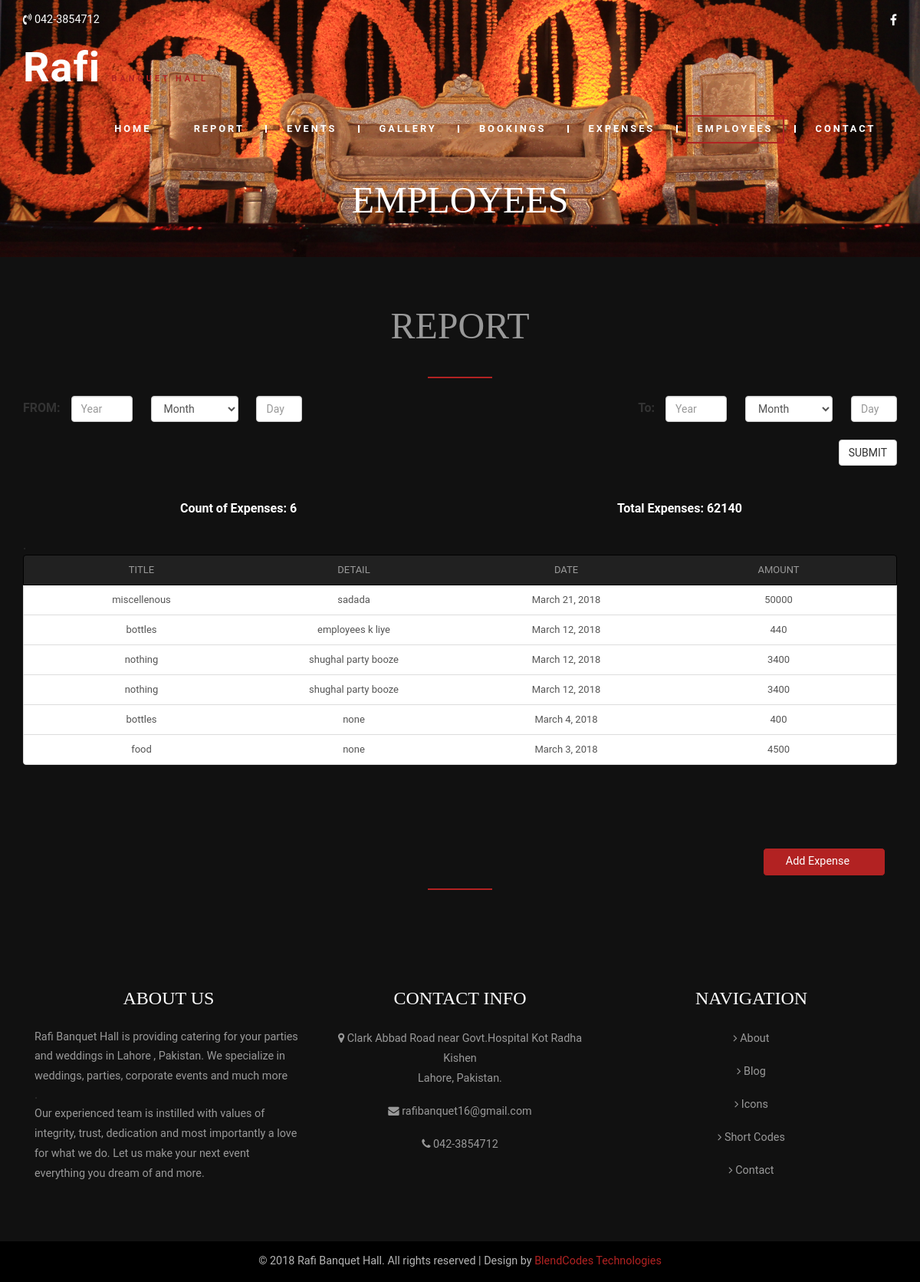
/realapp/ereport/Gen_Expense/, run on the app's committed database.
### realapp/models.py (models this page shows)
class Expense(models.Model):
    expense_id=models.AutoField(primary_key=True)
    expense_event_id=models.ForeignKey(Event,null=True)
    expense_title=models.CharField(max_length=100)
    expense_date=models.DateField()
    expense_details=models.TextField()
    expense_amount=models.BigIntegerField()
    def __str__(self):
        return str(self.expense_id)

### realapp/views.py (the view)
def Gen_Expense(request):
    expense_list = []
    count=0
    t_expense=0
    obj = realapp.models.Expense.objects.filter(expense_date__month=str(datetime.datetime.today().month),
                                                expense_event_id__isnull=True).order_by('-expense_date')
    if obj.count() > 0:
        print(obj)
    if obj.count() > 0:
        for expense in obj:
            count=count+1
            t_expense=t_expense+expense.expense_amount
            expense_list.append({'expense_id': expense.expense_id, 'expense_event_id': expense.expense_event_id,
                                 'expense_title': expense.expense_title, 'expense_date': expense.expense_date,
                                 'expense_details': expense.expense_details, 'expense_amount': expense.expense_amount})
    report_list=[]
    report_list.append({'count':count,'t_expense':t_expense})
    return render(request, 'realapp/Gen_Expense.html', {'expense_list': expense_list,'report_list':report_list})

### templates/realapp/Gen_Expense.html (shortened to what this page needs)
<!DOCTYPE html>
{% load staticfiles %}
<html lang="en">
    <head>
        <link href="{% static 'css/bootstrap.css' %}" rel="stylesheet" type="text/css" media="all" />
        <link rel="stylesheet" href="{% static 'css/style.css' %}" type="text/css" media="all" />
       <link rel="stylesheet" href="{% static 'css/employee.css' %}" type="text/css" media="all" />
        <link rel="stylesheet" href="{% static 'css/ereport.css' %}" type="text/css" media="all" />
        <link href="{% static 'css/font-awesome.css' %}" rel="stylesheet">
    </head>
    <body>
        <div class="banner-top jarallax">
            <div class="header-top">
                <div class="container">
                    <div class="header-top-grids">
                        <div class="header-top-left">
                            <p><i class="fa fa-volume-control-phone" aria-hidden="true"></i> 042-3854712</p>
                        </div>
                        <div class="header-top-right">
                            <div class="social-grids">
                                <ul>
                                    <li><a href="#"><i class="fa fa-facebook"></i></a></li>
                                </ul>
                            </div>
                            <div class="clearfix"> </div>
                        </div>
                        <div class="clearfix"> </div>
                    </div>
                </div>
            </div>
            <div class="head">
                <div class="container">
                    <div class="navbar-top">
                        <div class="navbar-header">
                            <div class="navbar-brand logo ">
                                <h1><a href="{% url 'index' %}">Rafi <span>Banquet Hall</span></a></h1>
                            </div>
                        </div>
                        <div class="collapse navbar-collapse" id="bs-example-navbar-collapse-1">
                            <ul class="nav navbar-nav link-effect-4">
                                <li class="first-list"><a href="{% url 'index' %}">Home</a> </li>
                                <li class="first-list"><a href="{% url 'realapp:ereport' %}">report</a> </li>
                                <li><a href="{% url 'realapp:Events' %}">Events</a></li>
                                <li><a href="{% url 'realapp:gallery' %}">Gallery</a></li>
                                <li><a href="{% url 'realapp:about' %}">Bookings</a> </li>
                                <li >
                                    <a href="{% url 'realapp:Gen_Expense' %}" >Expenses</a></li>
                                <li class="active"><a href="{% url 'realapp:employee' %}">Employees</a></li>
                                <li><a href="{% url 'realapp:contact' %}">Contact</a></li>
                            </ul>
                        </div>
                    </div>
                </div>
            </div>
            <div class="agileinfo-banner">
                <div class="container">
                    <h2>Employees</h2>
                </div>
            </div>
        </div>
        <div class="blog">
            <div class="heading-grid"><h3 style="color:#999;">Report</h3></div> <br>
            <div class="heading-border"></div><br>
            <div class="container">
                <div class="agile-blog-grids">
                    <div class="row">
                        <div class="col-lg-12 " >
                            <form id="sform" class="form-inline" action="{% url 'realapp:filter_gen_expense' %}" method="post">
                                <div class="form-group">
                                    <label style="margin-right:10px;"><b>FROM:   </b></label>
                                    <input type="text" name="year1" class="form-control" id="Year1" placeholder="Year" style="width:80px;">
                                </div>
                                <div class="form-group" style="margin-left:20px;">
                                    <select name="month1" class="form-control" placeholder="Month">
                                        <option value="">Month</option>
                                    </select>
                                </div>
                                <div class="form-group" style="margin-left:20px">
                                    <input type="text" name="day1" class="form-control" id="Day" placeholder="Day" style="width:60px;">
                                </div>
                                <div class="pull-right">
                                <div class="form-group">
                                    <label style="margin-right:10px; margin-left:40px;"><b>To:   </b></label>
                                    <input type="text" name="year2" class="form-control" id="Year2" placeholder="Year" style="width:80px;">
                                </div>
                                <div class="form-group" style="margin-left:20px;">
                                    <select name="month2" class="form-control" placeholder="Month">
                                        <option value="">Month</option>
                                    </select>
                                </div>
                                <div class="form-group" style="margin-left:20px">
                                    <input type="text" name="day2" class="form-control" id="Day" placeholder="Day" style="width:60px;">
                                </div>
                                </div>
                            </form>
                            <div class="clearfix"></div><br>
                            <input class="btn btn-default cancel-btn pull-right" type="submit" name="submit" value="SUBMIT" form="sform">
                            <div class="clearfix"></div>
                            <br><br>
                            {% if report_list %}
                            {% for i in report_list %}
                            <span class="col-lg-4 col-lg-offset-2 font4">Count of Expenses: {{i.count}}</span>
                            <span class="col-lg-4 col-lg-offset-2 font4">Total Expenses: {{i.t_expense}}</span>
                            <br><br>
                            {% endfor %}
                            {% else %}
                            <span class="col-lg-4 col-lg-offset-2 font4">Count of Expenses: {{i.count}}</span>
                            <span class="col-lg-4 col-lg-offset-2 font4">Total Expenses: {{i.t_expense}}</span>
                            <br><br>
                            {% endif %}
                            .
                            <div class="list-group" id="list1">
                                <a href="#" class="list-group-item active" id="backcolor" style="height:40px;">
                                    <span class="col-lg-3" style="font-size:13px; text-align:center">TITLE</span>
                                    <span class="col-lg-3" style="font-size:13px; text-align:center">DETAIL</span>
                                    <span class="col-lg-3" style="font-size:13px; text-align:center">DATE</span>
                                    <span class="col-lg-3" style="font-size:13px; text-align:center">AMOUNT</span></a>
                                {% for i in expense_list %}
                                <a href="/genform/{{i.expense_id}}/" class="list-group-item record" style="height:40px;">
                                    <span class="col-lg-3" style="font-size:13px; text-align:center">{{i.expense_title}}</span>
                                    <span class="col-lg-3" style="font-size:13px; text-align:center">{{i.expense_details}}</span>
                                    <span class="col-lg-3" style="font-size:13px; text-align:center">{{i.expense_date}}</span>
                                    <span class="col-lg-3" style="font-size:13px; text-align:center">{{i.expense_amount}}</span>
                                </a>
                                {% endfor %}
                            </div>
                            <br><br>
                            <div class="col-md-2 pull-right">
                                <a href="#Daily_Expenses" data-toggle="modal" class="btn-block attendance-btn " ><span style="text-align:center;">Add Expense</span></a>
                            </div>
                                        </div>
                                    </div>
                                </div>
                            <div class="heading-border"></div>
                        </div>
                    </div>
        <div class="footer-bottom">
            <div class="container">
                <div class="footer_grids">
                    <div class="col-md-4 footer_grid">
                        <h3>About Us</h3>
                        <p>Rafi Banquet Hall is providing catering for your parties and weddings in Lahore , Pakistan. We specialize in weddings, parties, corporate events and much more</p>.
                        <p>Our experienced team is instilled with values of integrity, trust, dedication and most importantly a love for what we do. Let us make your next event everything you dream of and more.</p>
                    </div>
                    <div class="col-md-4 footer_grid">
                        <h3>Contact Info</h3>
                        <ul>
                            <li><i class="fa fa-map-marker" aria-hidden="true"></i> Clark Abbad Road near Govt.Hospital Kot Radha Kishen <span>Lahore, Pakistan.</span></li>
                            <li><i class="fa fa-envelope" aria-hidden="true"></i> <a href="mailto:rafibanquet16@gmail.com">rafibanquet16@gmail.com</a></li>
                            <li><i class="fa fa-phone" aria-hidden="true"></i> 042-3854712</li>
                        </ul>
                    </div>
                    <div class="col-md-4 footer_grid footer_grid1">
                        <h3>Navigation</h3>
                        <ul>
                            <li><i class="fa fa-angle-right" aria-hidden="true"></i> <a href="about.html">About</a></li>
                            <li><i class="fa fa-angle-right" aria-hidden="true"></i> <a href="blog.html">Blog</a></li>
                            <li><i class="fa fa-angle-right" aria-hidden="true"></i> <a href="icons.html">Icons</a></li>
                            <li><i class="fa fa-angle-right" aria-hidden="true"></i> <a href="codes.html">Short Codes</a></li>
                            <li><i class="fa fa-angle-right" aria-hidden="true"></i> <a href="gallery.html">Contact</a></li>
                        </ul>
                    </div>
                    <div class="clearfix"> </div>
                </div>
            </div>
        </div>
        <div class="copyright">
            <div class="container">
                <p>© 2018 Rafi Banquet Hall. All rights reserved | Design by <a href="www.blendcodes.com">BlendCodes Technologies</a></p>
            </div>
        </div>
    </body>
</html>

### static/css/style.css (style rules this page uses)
body a { transition: 0.5s all; -webkit-transition: 0.5s all; -o-transition: 0.5s all; -moz-transition: 0.5s all; -ms-transition: 0.5s all; }
html, body { font-size: 100%; font-family: 'Roboto', sans-serif; }
body { background:#FFF; }
.attendance-btn,.expense-form input[type="submit"] { outline: none; color: #FFFFFF; padding: 0.5em 2em; font-size: .9em; margin: 1em 0 0 0; -webkit-appearance: none; background: firebrick; border-radius: 5px; transition: 0.5s all; border: 1px solid #111; -webkit-transition: 0.5s all; transition: 0.5s all; -moz-transition: 0.5s all; }
.banner-top { background: url('../images/2.jpg') no-repeat 0px 0px; position: relative; background-size: cover; background-repeat: no-repeat; background-position: 50% 50%; }
.header-top { padding: 1em 0em; }
.header-top-left { float: left; width: 15%; }
.header-top-left p,.header-top-right-text p { color:#FFF; font-size:.9em; margin:0; }
.header-top-right { float: right; }
.social-grids { float: left; }
.social-grids { margin-left: 0; }
.social-grids ul { padding:0; margin:0; }
.social-grids ul li { display: inline-block; }
.social-grids ul li a { color: #FFFFFF; text-align: center; }
.logo h1 { margin: .1em 0 0 0; }
.logo h1 a { text-decoration: none; color: #ffffff; letter-spacing: 1px; font-size: 1.5em; font-weight: 600; }
.logo h1 a span { font-size: .2em; color: firebrick; font-family: 'Roboto', sans-serif; text-transform: uppercase; letter-spacing: 4px; margin: .5em 0 0 0; }
.navbar-brand { height: auto; padding: 0; font-size: 18px; line-height: 20px; }
.navbar-nav { float: right; margin-top: 2em; }
div#bs-example-navbar-collapse-1 { padding: 0; }
.navbar-nav li:after { content: ""; position: absolute; background: #FFFFFF; height: 10px; width: 2px; top: 13px; }
.navbar-nav li.first-list:after,ul.dropdown-menu li:after { background: none !important; width: 0px !important; }
ul.nav.navbar-nav li a { font-size: .8em; color: #FFF; margin: 0 1em; padding: .5em 1em; font-weight: 600; text-transform: uppercase; letter-spacing: 3px; border: solid 2px rgba(255, 255, 255, 0); }
ul.nav.navbar-nav li.active a { color: #FFF; background: none; border: solid 2px firebrick; }
.welcome,.why-choose,.agileinfo-dot,.news,.about-top,.wthree-dot,.team,.gallery,.blog,.contact-top { padding:3em 0; }
.heading-grid { text-align:center; }
.heading-grid h2,.heading-grid h3,.agileinfo-banner h2 { color: #212121; font-size: 3em; margin: 0; font-family: 'Droid Serif', serif; text-transform: uppercase; }
.heading-border { background: firebrick; height: 2px; width: 84px; margin: 1em auto 0; }
.jarallax { position: relative; background-size: cover; background-repeat: no-repeat; background-position: 50% 50%; }
.footer-bottom { padding: 4em 0; background: #111; }
.footer_grid h3 { font-size: 1.5em; color: #ffffff; margin: 0 0 1em; font-family: 'Droid Serif', serif; text-transform: uppercase; text-align: center; }
.footer_grid p { font-size:.9em; color:#999999; line-height:1.8em; margin:0; }
.footer_grid ul { margin:0; padding:0; text-align: center; }
.footer_grid ul li { list-style-type:none; color:#999999; font-size:.9em; margin-bottom: 1em; line-height: 1.8em; }
.footer_grid ul li i { line-height: 2em; }
.footer_grid ul li span { display:block; }
.footer_grid1 ul li { margin-bottom:1em; }
.footer_grid ul li a { color:#999; text-decoration:none; }
.copyright { padding:1em 0; background:#000000; }
.copyright p { color:#b5b5b5; font-size:.9em; margin:0; text-align:center; }
.copyright p a { color:firebrick; text-decoration:none; }
.agileinfo-banner { padding: 3em 0; text-align: center; }
.agileinfo-banner h2 { color: #FFFFFF; }
.list-group { margin-bottom: 48px; }

### static/css/employee.css (style rules this page uses)
.blog { padding: 4em 0; background:#111; }
#backcolor { background: #212121; color: #999; border: solid 1px black; box-sizing: border-box; }
#list1 a.record { font-size: 13px; }

### static/css/ereport.css (style rules this page uses)
.font4 { color: white; margin-bottom: 25px; font-weight: 600; }
input { color:white; background:#111; margin:0; padding:0; border:0px solid #111; }

### data on the page
Expense: expense_title "miscellenous", expense_details "sadada", expense_date "March 21, 2018"
Expense: expense_title "bottles", expense_details "employees k liye", expense_date "March 12, 2018"
Expense: expense_title "nothing", expense_details "shughal party booze", expense_date "March 12, 2018"
Expense: expense_title "nothing", expense_details "shughal party booze", expense_date "March 12, 2018"
Expense: expense_title "bottles", expense_details "none", expense_date "March 4, 2018"
Expense: expense_title "food", expense_details "none", expense_date "March 3, 2018"

### other printed values
{{ i.count }} "6"
{{ i.t_expense }} "62140"
{{ i.expense_amount }} "50000" "440" "3400" "3400" "400" "4500"
